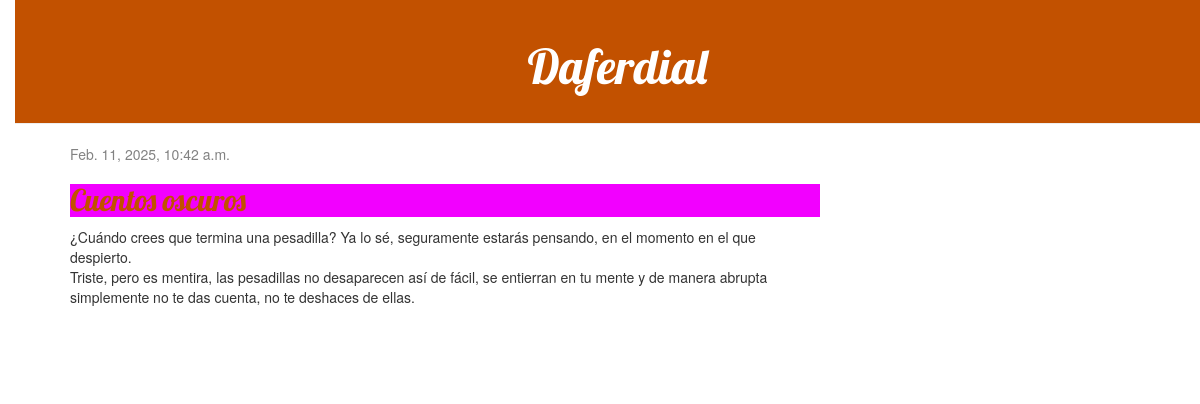
Screenshot of /post/3/ with the database file from the repository.
### blog/models.py (models this page shows, shortened)
class Post(models.Model):
    author = models.ForeignKey(settings.AUTH_USER_MODEL, on_delete=models.CASCADE)
    title = models.CharField(max_length=200)
    text = models.TextField()
    created_date = models.DateTimeField(
            default=timezone.now)
    published_date = models.DateTimeField(
            blank=True, null=True)

### blog/views.py (the view)
# urls.py: path('post/<int:pk>/', views.post_detail, name='post_detail'),
def post_detail(request, pk):
    post = get_object_or_404(Post, pk=pk)
    return render(request, 'blog/post_detail.html', {'post': post})

### blog/templates/blog/post_detail.html (shortened to what this page needs)
{% extends 'blog/base.html' %}
{% block content %}
    <div class="post">
        {% if post.published_date %}
            <div class="date">
                {{ post.published_date }}
            </div>
        {% endif %}
        <h2>{{ post.title }}</h2>
        <p>{{ post.text|linebreaksbr }}</p>
    </div>
{% endblock %}

### blog/static/css/style.css (style rules this page uses)
h1, h2, h3, h4 { font-family: 'Lobster', cursive; }
.date { color: #828282; }
.post { margin-bottom: 70px; }
h2 { color: #C25100; background-color: rgb(242, 0, 255); }
body { padding-left: 15px; }

### rows the page displays
Post: published_date "Feb. 11, 2025, 10:42 a.m.", title "Cuentos oscuros", text "¿Cuándo crees que termina una pesadilla? Ya lo sé, seguramente estarás pensando, en el momento en el que despierto. Triste, pero es mentira, las pesadillas no desaparecen así de fácil, se entierran en tu mente y de manera abrupta simplemente no te das cuenta, no te deshaces de ellas."
